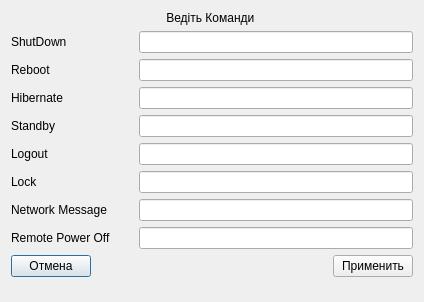
<?xml version="1.0" encoding="UTF-8"?>
<ui version="4.0">
 <class>ComandsDialog</class>
 <widget class="QDialog" name="ComandsDialog">
  <property name="geometry">
   <rect>
    <x>0</x>
    <y>0</y>
    <width>424</width>
    <height>302</height>
   </rect>
  </property>
  <property name="sizePolicy">
   <sizepolicy hsizetype="Fixed" vsizetype="Fixed">
    <horstretch>0</horstretch>
    <verstretch>0</verstretch>
   </sizepolicy>
  </property>
  <property name="windowTitle">
   <string>Настройки Команд</string>
  </property>
  <layout class="QGridLayout" name="gridLayout_2">
   <item row="9" column="0">
    <widget class="QLabel" name="label_lock">
     <property name="maximumSize">
      <size>
       <width>16777215</width>
       <height>50</height>
      </size>
     </property>
     <property name="text">
      <string>Lock</string>
     </property>
    </widget>
   </item>
   <item row="10" column="0">
    <widget class="QLabel" name="label_nm">
     <property name="maximumSize">
      <size>
       <width>16777215</width>
       <height>50</height>
      </size>
     </property>
     <property name="text">
      <string>Network Message</string>
     </property>
    </widget>
   </item>
   <item row="12" column="0" colspan="2">
    <layout class="QHBoxLayout" name="horizontalLayout">
     <item>
      <widget class="QPushButton" name="pushButton">
       <property name="text">
        <string>Отмена</string>
       </property>
      </widget>
     </item>
     <item>
      <spacer name="horizontalSpacer">
       <property name="orientation">
        <enum>Qt::Horizontal</enum>
       </property>
       <property name="sizeHint" stdset="0">
        <size>
         <width>40</width>
         <height>20</height>
        </size>
       </property>
      </spacer>
     </item>
     <item>
      <widget class="QPushButton" name="pushButton_2">
       <property name="text">
        <string>Применить</string>
       </property>
      </widget>
     </item>
    </layout>
   </item>
   <item row="6" column="1">
    <widget class="QLineEdit" name="lineEdit_hib"/>
   </item>
   <item row="5" column="1">
    <widget class="QLineEdit" name="lineEdit_rb"/>
   </item>
   <item row="5" column="0">
    <widget class="QLabel" name="label_rb">
     <property name="maximumSize">
      <size>
       <width>16777215</width>
       <height>50</height>
      </size>
     </property>
     <property name="text">
      <string>Reboot</string>
     </property>
    </widget>
   </item>
   <item row="6" column="0">
    <widget class="QLabel" name="label_hib">
     <property name="maximumSize">
      <size>
       <width>16777215</width>
       <height>50</height>
      </size>
     </property>
     <property name="text">
      <string>Hibernate</string>
     </property>
    </widget>
   </item>
   <item row="7" column="0">
    <widget class="QLabel" name="label_sb">
     <property name="maximumSize">
      <size>
       <width>16777215</width>
       <height>50</height>
      </size>
     </property>
     <property name="text">
      <string>Standby</string>
     </property>
    </widget>
   </item>
   <item row="8" column="0">
    <widget class="QLabel" name="label_lo">
     <property name="maximumSize">
      <size>
       <width>16777215</width>
       <height>50</height>
      </size>
     </property>
     <property name="text">
      <string>Logout</string>
     </property>
    </widget>
   </item>
   <item row="4" column="0">
    <widget class="QLabel" name="label_sd">
     <property name="maximumSize">
      <size>
       <width>16777215</width>
       <height>50</height>
      </size>
     </property>
     <property name="text">
      <string>ShutDown</string>
     </property>
    </widget>
   </item>
   <item row="11" column="0">
    <widget class="QLabel" name="label_rpo">
     <property name="maximumSize">
      <size>
       <width>16777215</width>
       <height>50</height>
      </size>
     </property>
     <property name="text">
      <string>Remote Power Off       </string>
     </property>
    </widget>
   </item>
   <item row="8" column="1">
    <widget class="QLineEdit" name="lineEdit_lo"/>
   </item>
   <item row="7" column="1">
    <widget class="QLineEdit" name="lineEdit_sb"/>
   </item>
   <item row="4" column="1">
    <widget class="QLineEdit" name="lineEdit_sd"/>
   </item>
   <item row="9" column="1">
    <widget class="QLineEdit" name="lineEdit_lock"/>
   </item>
   <item row="11" column="1">
    <widget class="QLineEdit" name="lineEdit_rpo"/>
   </item>
   <item row="10" column="1">
    <widget class="QLineEdit" name="lineEdit_nm"/>
   </item>
   <item row="3" column="0" colspan="2">
    <widget class="QLabel" name="label">
     <property name="maximumSize">
      <size>
       <width>16777215</width>
       <height>50</height>
      </size>
     </property>
     <property name="text">
      <string>Ведіть Команди </string>
     </property>
     <property name="alignment">
      <set>Qt::AlignCenter</set>
     </property>
    </widget>
   </item>
   <item row="13" column="0">
    <spacer name="verticalSpacer">
     <property name="orientation">
      <enum>Qt::Vertical</enum>
     </property>
     <property name="sizeHint" stdset="0">
      <size>
       <width>20</width>
       <height>40</height>
      </size>
     </property>
    </spacer>
   </item>
  </layout>
 </widget>
 <resources/>
 <connections/>
</ui>
